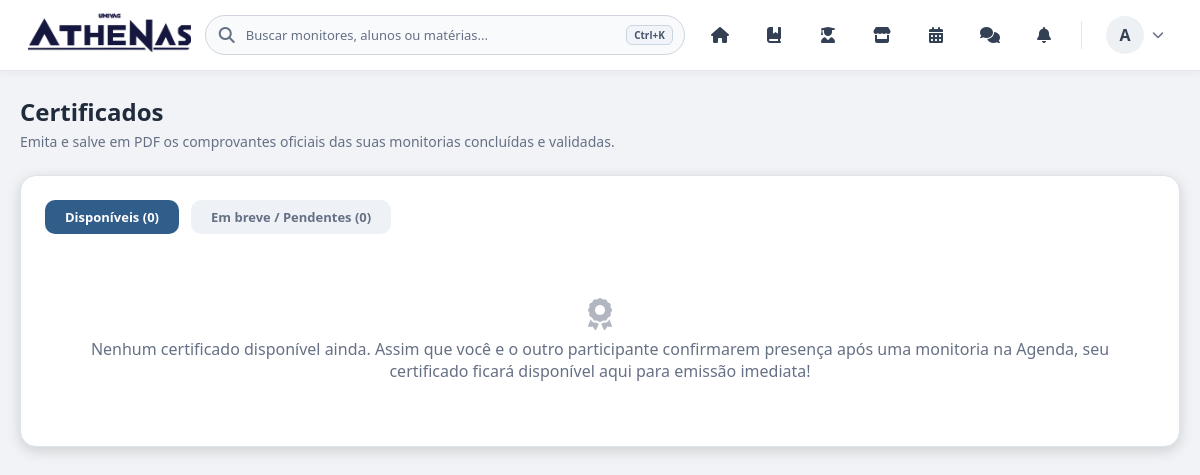
Before: /views/monitor/certificados.php (signed in) with the older database file.
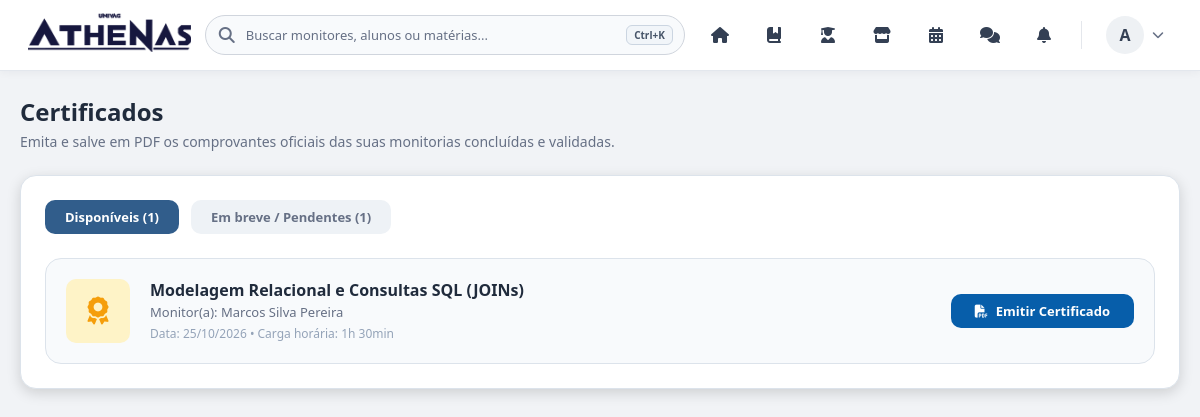
After: the same page with the newer database file.
### tables this page shows
CREATE TABLE IF NOT EXISTS agendamentos (
    id BIGINT UNSIGNED AUTO_INCREMENT PRIMARY KEY,
    conversa_id BIGINT UNSIGNED NOT NULL,
    aluno_id INT NOT NULL,
    monitor_id INT NOT NULL,
    assunto VARCHAR(180) NOT NULL,
    agendado_para DATETIME NOT NULL,
    duracao_minutos SMALLINT UNSIGNED NOT NULL DEFAULT 60,
    status ENUM('solicitado', 'confirmado', 'recusado', 'cancelado') NOT NULL DEFAULT 'solicitado',
    meeting_url VARCHAR(500) NULL,
    presenca_aluno TINYINT(1) NULL DEFAULT NULL,
    presenca_monitor TINYINT(1) NULL DEFAULT NULL,
    criado_em TIMESTAMP NOT NULL DEFAULT CURRENT_TIMESTAMP,
    atualizado_em TIMESTAMP NOT NULL DEFAULT CURRENT_TIMESTAMP ON UPDATE CURRENT_TIMESTAMP,
    KEY idx_agendamentos_aluno_data (aluno_id, agendado_para),
    KEY idx_agendamentos_monitor_data (monitor_id, agendado_para),
    CONSTRAINT fk_agendamento_conversa FOREIGN KEY (conversa_id) REFERENCES conversas(id) ON DELETE CASCADE,
    CONSTRAINT fk_agendamento_aluno FOREIGN KEY (aluno_id) REFERENCES usuarios(id) ON DELETE CASCADE,
    CONSTRAINT fk_agendamento_monitor FOREIGN KEY (monitor_id) REFERENCES usuarios(id) ON DELETE CASCADE
);

CREATE TABLE IF NOT EXISTS usuarios (
    id INT AUTO_INCREMENT PRIMARY KEY,
    nome VARCHAR(100) NOT NULL,
    email VARCHAR(100) NOT NULL UNIQUE,
    cpf VARCHAR(14) NOT NULL UNIQUE,
    senha VARCHAR(255) NOT NULL,
    tipo ENUM('aluno', 'monitor') NOT NULL DEFAULT 'aluno',
    bio VARCHAR(500) NOT NULL DEFAULT '',
    curso VARCHAR(120) NOT NULL DEFAULT '',
    periodo VARCHAR(40) NOT NULL DEFAULT '',
    foto_perfil MEDIUMBLOB NULL,
    foto_mime VARCHAR(30) NULL,
    notificar_mensagens TINYINT(1) NOT NULL DEFAULT 1,
    notificar_agendamentos TINYINT(1) NOT NULL DEFAULT 1,
    criado_em TIMESTAMP DEFAULT CURRENT_TIMESTAMP
);

### views/monitor/certificados.php (the view, shortened to what the changed rows need)
<?php
require_once __DIR__ . '/../../config/conexao.php';
$usuarioId = (int) $_SESSION['usuario_id'];
$tipoUsuario = $_SESSION['usuario_tipo'] ?? 'aluno';
$ehMonitor = ($tipoUsuario === 'monitor');
$disponiveis = [];
$emBreve = [];
try {
    $colunaUsuario = $ehMonitor ? 'a.monitor_id' : 'a.aluno_id';
    $stmt = $pdo->prepare(
        "SELECT a.id, a.assunto, a.agendado_para, a.duracao_minutos, a.status,
                a.presenca_aluno, a.presenca_monitor,
                aluno.nome AS aluno_nome, monitor.nome AS monitor_nome,
                r.assunto_estudado
         FROM agendamentos a
         JOIN usuarios aluno ON aluno.id = a.aluno_id
         JOIN usuarios monitor ON monitor.id = a.monitor_id
         LEFT JOIN registros_monitorias r ON r.agendamento_id = a.id
         WHERE {$colunaUsuario} = ? AND a.status IN ('confirmado', 'solicitado')
         ORDER BY a.agendado_para DESC
         LIMIT 100"
    );
    $stmt->execute([$usuarioId]);
    foreach ($stmt->fetchAll() as $sessao) {
        if (
            $sessao['status'] === 'confirmado'
            && (int) $sessao['presenca_aluno'] === 1
            && (int) $sessao['presenca_monitor'] === 1
        ) {
            $disponiveis[] = $sessao;
        } else {
            $emBreve[] = $sessao;
        }
    }
} catch (PDOException $e) {
    error_log($e->getMessage());
}
?>
<!DOCTYPE html>
<html lang="pt-BR">
<head>
    <link rel="stylesheet" href="https://cdnjs.cloudflare.com/ajax/libs/font-awesome/6.4.0/css/all.min.css">
    <?php if ($ehMonitor): ?>
        <link rel="stylesheet" href="../../assets/css/monitorTheme.css?v=5">
    <?php else: ?>
        <link rel="stylesheet" href="../../assets/css/aluno.css?v=3">
    <?php endif; ?>
    <link rel="stylesheet" href="../../assets/css/certificados.css?v=3">
</head>
<body class="<?php echo $ehMonitor ? 'monitor-theme' : 'aluno-theme'; ?>">
    <?php include '../../includes/navbar.php'; ?>
    <main class="certificados-main-container">
        <div class="certificados-content-wrapper">
            <header class="certificados-header">
                <h1>Certificados</h1>
            </header>
            <section class="card-certificados-container">
                <div class="tabs-certificados">
                    <button type="button" class="btn-tab ativo" id="tabDisponiveis">
                        Disponíveis (<?php echo count($disponiveis); ?>)
                    </button>
                    <button type="button" class="btn-tab" id="tabEmBreve">
                        Em breve / Pendentes (<?php echo count($emBreve); ?>)
                    </button>
                </div>
                <div class="painel-certificados ativo" id="painelDisponiveis">
                    <?php if ($disponiveis): ?>
                        <div class="lista-certificados">
                            <?php foreach ($disponiveis as $cert): ?>
                                <?php
                                $tituloCert = $cert['assunto_estudado'] ?: $cert['assunto'];
                                $durMin = (int) $cert['duracao_minutos'];
                                $durLabel = $durMin >= 60
                                    ? intdiv($durMin, 60) . 'h' . ($durMin % 60 ? ' ' . ($durMin % 60) . 'min' : '')
                                    : $durMin . ' min';
                                ?>
                                <article class="item-certificado">
                                    <div class="certificado-icone-bloco">
                                        <i class="fa-solid fa-award"></i>
                                    </div>
                                    <div class="certificado-info">
                                        <h2><?php echo htmlspecialchars($tituloCert, ENT_QUOTES, 'UTF-8'); ?></h2>
                                        <p>
                                            <?php echo $ehMonitor
                                                ? 'Aluno(a) atendido(a): ' . htmlspecialchars($cert['aluno_nome'], ENT_QUOTES, 'UTF-8')
                                                : 'Monitor(a): ' . htmlspecialchars($cert['monitor_nome'], ENT_QUOTES, 'UTF-8'); ?>
                                        </p>
                                        <small>Data: <?php echo date('d/m/Y', strtotime($cert['agendado_para'])); ?> • Carga horária: <?php echo htmlspecialchars($durLabel, ENT_QUOTES, 'UTF-8'); ?></small>
                                    </div>
                                    <a
                                        href="emissaoCertificado.php?id=<?php echo (int) $cert['id']; ?>"
                                        target="_blank"
                                        class="btn-baixar-certificado"
                                    >
                                        <i class="fa-solid fa-file-pdf"></i> Emitir Certificado
                                    </a>
                                </article>
                            <?php endforeach; ?>
                        </div>
                    <?php else: ?>
                        <div class="estado-vazio-certificados">
                            <i class="fa-solid fa-award"></i>
                            <p>Nenhum certificado disponível ainda. Assim que você e o outro participante confirmarem presença após uma monitoria na Agenda, seu certificado ficará disponível aqui para emissão imediata!</p>
                        </div>
                    <?php endif; ?>
                </div>
            </section>
        </div>
    </main>
</body>
</html>

Changed rows visible on the page:
added agendamentos: assunto "Modelagem Relacional e Consultas SQL (JOINs)", monitor.nome "Marcos Silva Pereira", agendado_para "25/10/2026", duracao_minutos "1h 30min"
Other visible differences:
count($disponiveis): "0" → "1"
count($emBreve): "0" → "1"
text no longer shown: "Nenhum certificado disponível ainda. Assim que você e o outro participante confirmarem presença após uma monitoria na Agenda, seu certificado ficará disponível aqui para emissão imediata!"
